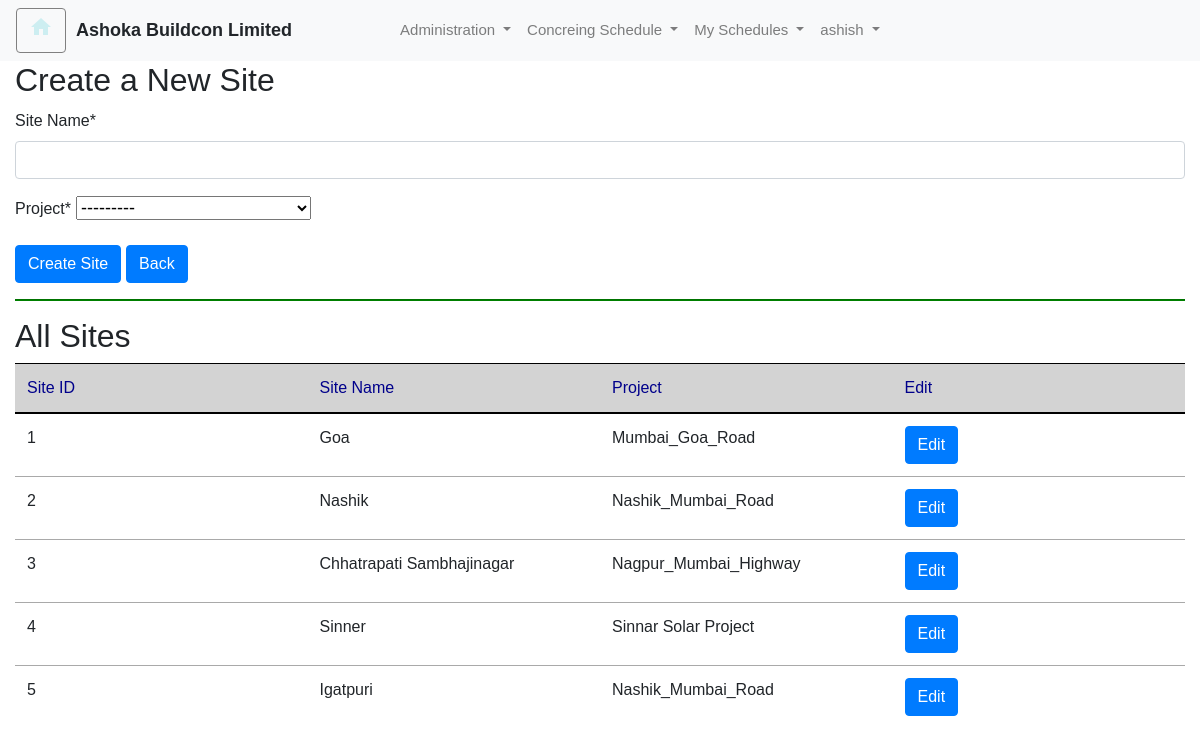
The app's page /create_site/ (signed in) with its own data.
### curingapp/models.py (models this page shows, shortened)
class CustomUser(AbstractUser):
     User_ID = models.AutoField(primary_key=True)
     username = models.CharField(max_length=100,unique=True)
     Email=models.CharField(max_length=50)
     Contact_no= models.CharField(max_length=15)
     Project=models.ForeignKey(Project_Master, on_delete=models.CASCADE)
     Site=models.ForeignKey(Site_Master, on_delete=models.CASCADE)
     is_user = models.BooleanField(default=False)
     is_Administrator = models.BooleanField(default=False)

class Site_Master(models.Model):
    Site_ID = models.AutoField(primary_key=True)
    Site_Name = models.CharField(max_length=100)
    Project = models.ForeignKey(Project_Master, on_delete=models.CASCADE)

class Project_Master(models.Model):
    Project_ID = models.AutoField(primary_key=True)
    Project_Name = models.CharField(max_length=100)
    def __str__(self):
        return self.Project_Name

### curingapp/views.py (the view)
# urls.py: path('create_site/', views.create_site, name='create_site'),
@login_required
def create_site(request):
    sites=Site_Master.objects.all()
    if request.method == 'POST':
        form = SiteForm(request.POST)
        if form.is_valid():
            form.save()
            return redirect('home')  # Redirect to the home page after successful site creation
    else:
        form = SiteForm()
        variables = { 'page_title': 'Ashoka Buildcon Limited',
                  'username': request.user.get_full_name(),
                  'isActive' : request.user.is_authenticated,
                  'isSuperUser' : request.user.is_superuser,
                  'app_title':'Document Inbox',
                  'isForm' : True,
                  'isHomePage' : True,
                  'customer_name' : 'Ashoka Buildcon Limited',
                  'form': form,
                  'sites':sites,
                  'isAdmin':request.user.is_Administrator,
                }
    return render(request, 'curingapp/create_site.html',variables)

### curingapp/forms.py
class SiteForm(forms.ModelForm):
    class Meta:
        model = Site_Master
        fields = ['Site_Name', 'Project']

### curingapp/templates/curingapp/create_site.html (shortened to what this page needs)
{% extends "curingapp/base.html" %}
{% load crispy_forms_tags %}
{% block formcontent %}
{% if isAdmin %}
<html>
<body>
  {% if isAdmin %}
  <h2>Create a New Site</h2>
  <form method="post">
    {{ form|crispy }}
    <div class="d-inline">
      <button type="submit" class="btn btn-primary">Create Site</button>
      <a href="{% url 'home' %}" class="btn btn-primary">Back</a>
    </div>
  </form>
  <hr>
  <h2>All Sites</h2>
  <table class="table table-responsive-sm">
    <thead>
      <tr>
        <th>Site ID</th>
        <th>Site Name</th>
        <th>Project</th>
        <th>Edit</th>
      </tr>
    </thead>
    <tbody>
      {% for site in sites %}
      <tr>
        <td>{{ site.Site_ID }}</td>
        <td>{{ site.Site_Name }}</td>
        <td>{{ site.Project }}</td>
        <td><a href="{% url 'edit_site' site.Site_ID %}" class="btn btn-primary">Edit</a></td>
      </tr>
      {% endfor %}
    </tbody>
  </table>
  {% else %}
  <p>You are not Authorized</p>
{% endif %}
</body>
</html>
{% else %}
    <p>You are not Authorized</p>
{% endif %}
{% endblock %}

### curingapp/templates/curingapp/base.html (shortened to what this page needs)
{% load static %}
<!DOCTYPE html>
<html>
<head>
    <link rel="stylesheet" href="https://maxcdn.bootstrapcdn.com/bootstrap/4.5.2/css/bootstrap.min.css">
    <link rel="stylesheet" href="{% static 'curingapp/css/styles.css' %}" type="text/css">
    <link rel="stylesheet" href="{% static 'curingapp/css/custom.css' %}" type="text/css">
</head>
<body>
    {% if isActive%}
    <nav class="navbar navbar-expand-md navbar-light bg-light">
        <div class="float-right" id="usercmds">
            <a class="btn glyphicon glyphicon-home" href="{% url 'home' %}" title="Home">
                <i class="material-icons">home</i> </a>
        </div>
        <span style="margin-left:10px;margin-right:100px;" class="companyname"><b>{{ customer_name }}</b></span>
        <div class="collapse navbar-collapse" id="collapse_target">
            <ul class="navbar-nav">
                <li class="nav-item dropdown">
                    {% if isAdmin %}
                    <a class="nav-link dropdown-toggle" data-toggle="dropdown" dropdown_target="dropdown_target"
                        href="#">
                        Administration
                    </a>
                    {% endif %}
                </li>
                <li class="nav-item dropdown">
                    <a class="nav-link dropdown-toggle" data-toggle="dropdown" dropdown_target="dropdown_target"
                        href="#">
                        Concreing Schedule
                    </a>
                </li>
                <li class="nav-item dropdown">
                    <a class="nav-link dropdown-toggle" data-toggle="dropdown" dropdown_target="dropdown_target"
                        href="#">
                        My Schedules
                    </a>
                </li>
                <ul class="navbar-nav ml-auto">
                    <li class="nav-item dropdown">
                        <a class="nav-link dropdown-toggle" data-toggle="dropdown" dropdown_target="dropdown_target"
                            href="#">
                            {{request.user.username}}
                        </a>
                    </li>
                </ul>
        </div>
    </nav>
    <div class="shadow-lg container-fluid">
        {% block formcontent %}
        {% endblock %}
        <br>
    </div>
    {% else %}
    {% block content %}
    {% endblock %}
    {% endif %}
</body>
</html>

### curingapp/static/curingapp/css/styles.css (style rules this page uses)
#usercmds a { border: thin gray solid; font-size: 15px; color: #cdeef1; float: right; }
.navbar-nav { font-size: 15px; }
table { width: 100%; table-layout: fixed; }
th, td { word-wrap: break-word; max-width: 200px; }

### curingapp/static/curingapp/css/custom.css (style rules this page uses)
table { width: 100%; table-layout: fixed; }
th, td { word-wrap: break-word; max-width: 200px; }

### curingapp/templates/curingapp/base.html (style rules this page uses)
th { white-space: nowrap; text-align: left; background-color: lightgray; font-size: medium; font-weight: normal; border-color: black !important; color: darkblue !important; }
td { white-space: nowrap; text-align: left; font-size: medium; font-weight: lighter; border-color: darkgray !important; }
input { font-size: medium !important; }
button { font-size: medium !important; }
label { font-size: medium !important; }
#usercmds a { border: thin gray solid; font-size: 15px; color: #cdeef1; float: right; }
.navbar-nav { font-size: 15px; }
table { width: 100%; table-layout: fixed; }
th, td { word-wrap: break-word; max-width: 200px; }
hr { height: 1px; background-color: green; }
body { font-family: Arial, sans-serif; font-size: 18px; }

### records on screen
CustomUser: user.username "ashish"
Site_Master: Site_ID "1", Site_Name "Goa", Project "Mumbai_Goa_Road"
Site_Master: Site_ID "2", Site_Name "Nashik", Project "Nashik_Mumbai_Road"
Site_Master: Site_ID "3", Site_Name "Chhatrapati Sambhajinagar", Project "Nagpur_Mumbai_Highway"
Site_Master: Site_ID "4", Site_Name "Sinner", Project "Sinnar Solar Project"
Site_Master: Site_ID "5", Site_Name "Igatpuri", Project "Nashik_Mumbai_Road"

### other values on screen
{{ customer_name }} "Ashoka Buildcon Limited"
